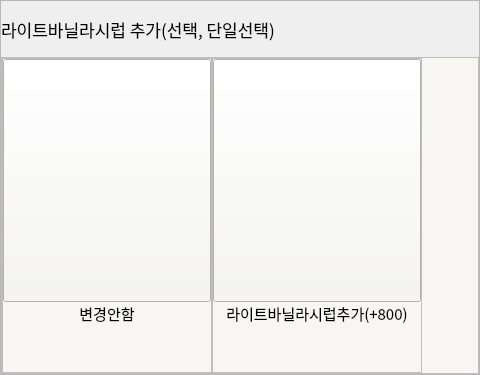
                 <widget class="QFrame" name="option_frame_5">
                  <property name="minimumSize">
                   <size>
                    <width>0</width>
                    <height>375</height>
                   </size>
                  </property>
                  <property name="maximumSize">
                   <size>
                    <width>23592958</width>
                    <height>375</height>
                   </size>
                  </property>
                  <property name="styleSheet">
                   <string notr="true"/>
                  </property>
                  <property name="frameShape">
                   <enum>QFrame::StyledPanel</enum>
                  </property>
                  <property name="frameShadow">
                   <enum>QFrame::Raised</enum>
                  </property>
                  <layout class="QVBoxLayout" name="verticalLayout_34">
                   <property name="spacing">
                    <number>0</number>
                   </property>
                   <property name="leftMargin">
                    <number>0</number>
                   </property>
                   <property name="topMargin">
                    <number>0</number>
                   </property>
                   <property name="rightMargin">
                    <number>0</number>
                   </property>
                   <property name="bottomMargin">
                    <number>0</number>
                   </property>
                   <item>
                    <widget class="QLabel" name="option_5_title">
                     <property name="minimumSize">
                      <size>
                       <width>0</width>
                       <height>0</height>
                      </size>
                     </property>
                     <property name="maximumSize">
                      <size>
                       <width>23592958</width>
                       <height>56</height>
                      </size>
                     </property>
                     <property name="font">
                      <font>
                       <family>Pretendard Medium</family>
                       <pointsize>13</pointsize>
                      </font>
                     </property>
                     <property name="text">
                      <string>라이트바닐라시럽 추가(선택, 단일선택)</string>
                     </property>
                    </widget>
                   </item>
                   <item>
                    <widget class="QFrame" name="frame_32">
                     <property name="styleSheet">
                      <string notr="true">background-color: rgb(247, 246, 243);</string>
                     </property>
                     <property name="frameShape">
                      <enum>QFrame::StyledPanel</enum>
                     </property>
                     <property name="frameShadow">
                      <enum>QFrame::Raised</enum>
                     </property>
                     <layout class="QHBoxLayout" name="horizontalLayout_13">
                      <property name="spacing">
                       <number>0</number>
                      </property>
                      <property name="leftMargin">
                       <number>0</number>
                      </property>
                      <property name="topMargin">
                       <number>0</number>
                      </property>
                      <property name="rightMargin">
                       <number>0</number>
                      </property>
                      <property name="bottomMargin">
                       <number>0</number>
                      </property>
                      <item>
                       <widget class="QFrame" name="frame_33">
                        <property name="minimumSize">
                         <size>
                          <width>210</width>
                          <height>0</height>
                         </size>
                        </property>
                        <property name="frameShape">
                         <enum>QFrame::StyledPanel</enum>
                        </property>
                        <property name="frameShadow">
                         <enum>QFrame::Raised</enum>
                        </property>
                        <layout class="QVBoxLayout" name="verticalLayout_35">
                         <property name="spacing">
                          <number>0</number>
                         </property>
                         <property name="leftMargin">
                          <number>0</number>
                         </property>
                         <property name="topMargin">
                          <number>0</number>
                         </property>
                         <property name="rightMargin">
                          <number>0</number>
                         </property>
                         <property name="bottomMargin">
                          <number>0</number>
                         </property>
                         <item>
                          <widget class="QPushButton" name="no_choice_light_vanlia_add">
                           <property name="minimumSize">
                            <size>
                             <width>0</width>
                             <height>243</height>
                            </size>
                           </property>
                           <property name="cursor">
                            <cursorShape>OpenHandCursor</cursorShape>
                           </property>
                           <property name="text">
                            <string/>
                           </property>
                           <property name="icon">
                            <iconset>
                             <normaloff>../img/qt자료/forbidden_gray.png</normaloff>../img/qt자료/forbidden_gray.png</iconset>
                           </property>
                           <property name="iconSize">
                            <size>
                             <width>168</width>
                             <height>225</height>
                            </size>
                           </property>
                           <property name="checkable">
                            <bool>true</bool>
                           </property>
                          </widget>
                         </item>
                         <item>
                          <widget class="QLabel" name="option_5_label_1">
                           <property name="font">
                            <font>
                             <family>Pretendard Light</family>
                             <pointsize>11</pointsize>
                            </font>
                           </property>
                           <property name="text">
                            <string>변경안함</string>
                           </property>
                           <property name="alignment">
                            <set>Qt::AlignHCenter|Qt::AlignTop</set>
                           </property>
                          </widget>
                         </item>
                        </layout>
                       </widget>
                      </item>
                      <item>
                       <widget class="QFrame" name="frame_34">
                        <property name="minimumSize">
                         <size>
                          <width>210</width>
                          <height>0</height>
                         </size>
                        </property>
                        <property name="frameShape">
                         <enum>QFrame::StyledPanel</enum>
                        </property>
                        <property name="frameShadow">
                         <enum>QFrame::Raised</enum>
                        </property>
                        <layout class="QVBoxLayout" name="verticalLayout_36">
                         <property name="spacing">
                          <number>0</number>
                         </property>
                         <property name="leftMargin">
                          <number>0</number>
                         </property>
                         <property name="topMargin">
                          <number>0</number>
                         </property>
                         <property name="rightMargin">
                          <number>0</number>
                         </property>
                         <property name="bottomMargin">
                          <number>0</number>
                         </property>
                         <item>
                          <widget class="QPushButton" name="light_vanilia_add">
                           <property name="minimumSize">
                            <size>
                             <width>0</width>
                             <height>243</height>
                            </size>
                           </property>
                           <property name="cursor">
                            <cursorShape>OpenHandCursor</cursorShape>
                           </property>
                           <property name="text">
                            <string/>
                           </property>
                           <property name="icon">
                            <iconset>
                             <normaloff>../img/option_img/simple-syrup-2.jpg</normaloff>../img/option_img/simple-syrup-2.jpg</iconset>
                           </property>
                           <property name="iconSize">
                            <size>
                             <width>168</width>
                             <height>225</height>
                            </size>
                           </property>
                           <property name="checkable">
                            <bool>true</bool>
                           </property>
                          </widget>
                         </item>
                         <item>
                          <widget class="QLabel" name="option_5_label_2">
                           <property name="font">
                            <font>
                             <family>Pretendard Light</family>
                             <pointsize>11</pointsize>
                            </font>
                           </property>
                           <property name="text">
                            <string>라이트바닐라시럽추가(+800)</string>
                           </property>
                           <property name="alignment">
                            <set>Qt::AlignHCenter|Qt::AlignTop</set>
                           </property>
                          </widget>
                         </item>
                        </layout>
                       </widget>
                      </item>
                      <item>
                       <spacer name="horizontalSpacer_12">
                        <property name="orientation">
                         <enum>Qt::Horizontal</enum>
                        </property>
                        <property name="sizeHint" stdset="0">
                         <size>
                          <width>56</width>
                          <height>37</height>
                         </size>
                        </property>
                       </spacer>
                      </item>
                     </layout>
                    </widget>
                   </item>
                  </layout>
                 </widget>
